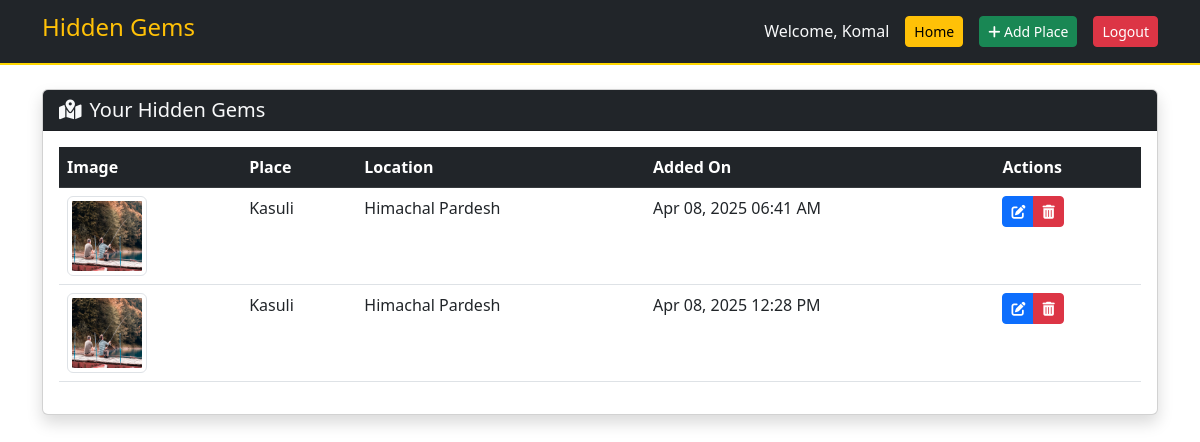
Page /dashboard (signed in) on the committed database.
### app.py (models this page shows)
class Place(db.Model):
    id = db.Column(db.Integer, primary_key=True)
    name = db.Column(db.String(100), nullable=False)
    location = db.Column(db.String(100), nullable=False)
    description = db.Column(db.Text, nullable=False)
    image = db.Column(db.String(100), nullable=False)
    best_time = db.Column(db.String(50))
    timestamp = db.Column(db.DateTime, default=datetime.utcnow)
    user_id = db.Column(db.Integer, db.ForeignKey('user.id'), nullable=False)

### app.py (the view)
@app.route('/dashboard')
def dashboard():
    if not session.get('logged_in'):
        return redirect(url_for('login'))
    if session['is_admin']:
        places = Place.query.all()
    else:
        places = Place.query.filter_by(user_id=session['user_id']).all()
    return render_template("dashboard.html",
                         places=places,
                         is_admin=session.get('is_admin', False))

### app.py (called while the page is built)
@app.template_filter('datetimeformat')
def datetimeformat(value, format='%b %d, %Y %I:%M %p'):
    return value.strftime(format)

@app.before_request
def check_admin_access():
    if request.path.startswith('/admin') and not request.endpoint == 'admin_login':
        if not session.get('is_admin'):
            flash("Admin access required", "danger")
            return redirect(url_for('login'))

### templates/dashboard.html (shortened to what this page needs)
<!DOCTYPE html>
<html lang="en">
<head>
    <link rel="stylesheet" href="{{ url_for('static', filename='css/style.css') }}">
    <link href="https://cdn.jsdelivr.net/npm/bootstrap@5.3.0/dist/css/bootstrap.min.css" rel="stylesheet">
    <link rel="stylesheet" href="https://cdnjs.cloudflare.com/ajax/libs/font-awesome/6.4.0/css/all.min.css">
</head>
<body class="dashboard-body">
    <nav class="navbar navbar-expand-lg navbar-dark bg-dark">
        <div class="container">
            <a class="navbar-brand" href="{{ url_for('home') }}">
                <h4 class="text-warning">Hidden Gems</h4>
            </a>
            <div class="d-flex align-items-center gap-3">
                <span class="text-light">Welcome, {{ session['username'] }}</span>
                <a href="{{ url_for('home') }}" class="btn btn-sm btn-warning">Home</a>
                <a href="{{ url_for('add_place') }}" class="btn btn-sm btn-success">
                    <i class="fas fa-plus"></i> Add Place
                </a>
                <a href="{{ url_for('logout') }}" class="btn btn-sm btn-danger">Logout</a>
            </div>
        </div>
    </nav>
    <div class="container py-4">
        <div class="card shadow mb-4">
            <div class="card-header bg-dark text-light">
                <h5 class="mb-0"><i class="fas fa-map-marked-alt me-2"></i>Your Hidden Gems</h5>
            </div>
            <div class="card-body">
                {% if places %}
                <div class="table-responsive">
                    <table class="table table-hover">
                        <thead class="table-dark">
                            <tr>
                                <th>Image</th>
                                <th>Place</th>
                                <th>Location</th>
                                <th>Added On</th>
                                <th>Actions</th>
                            </tr>
                        </thead>
                        <tbody>
                            {% for place in places %}
                            <tr>
                                <td>
                                    <img src="{{ url_for('static', filename='uploads/' + place.image) }}"
                                         class="img-thumbnail"
                                         style="width: 80px; height: 80px; object-fit: cover;">
                                </td>
                                <td>{{ place.name }}</td>
                                <td>{{ place.location }}</td>
                                <td>{{ place.timestamp|datetimeformat }}</td>
                                <td>
                                    <div class="btn-group btn-group-sm">
                                        <a href="{{ url_for('edit_place', place_id=place.id) }}"
                                           class="btn btn-primary {% if not (session['is_admin'] or place.user_id == session['user_id']) %}disabled{% endif %}"
                                           >
                                            <i class="fas fa-edit"></i>
                                        </a>
                                        <button class="btn btn-danger delete-btn"
                                                data-place-id="{{ place.id }}"
                                                >
                                            <i class="fas fa-trash-alt"></i>
                                        </button>
                                    </div>
                                </td>
                            </tr>
                            {% endfor %}
                        </tbody>
                    </table>
                </div>
                {% endif %}
            </div>
        </div>
    </div>
</body>
</html>

### static/style.css (style rules this page uses)
:root { --dark-bg: #1a1a1a; --accent-yellow: #FFD700; --warm-white: #fdfdfd; }
body { background-color: var(--dark-bg); color: var(--warm-white); overflow-x: hidden; }
.navbar { background: rgba(26, 26, 26, 0.95) !important; border-bottom: 2px solid var(--accent-yellow); }
body { background-color: #000 important!; }

### rows in the picture
Place: image (picture), name "Kasuli", location "Himachal Pardesh", timestamp "Apr 08, 2025 06:41 AM"
Place: image (picture), name "Kasuli", location "Himachal Pardesh", timestamp "Apr 08, 2025 12:28 PM"

### other values in the picture
{{ session['username'] }} "Komal"
